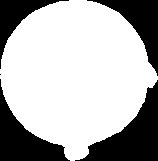
#> input picture tests/1/particles/00001.bmp, 158 x 161 px
$ python -i filters.py   (imports and definitions only)   (older library calls are emulated)
#> lines starting #> are read from the running program, lines starting #| are printed output that depends on the picture; after the words box and inside, x2 and y2 are one past the last pixel; in counts of white or black regions, pixels touching at a corner belong together
#> `picture = cv2.imread('../tests/1/particles/00001.bmp', cv2.IMREAD_GRAY..`: picture: shape (161, 158); 69.5% white; 5 black regions (1 under 20 px), largest, box (x1, y1, x2, y2) and area: (75, 80, 158, 161) 2739, (0, 79, 70, 161) 2137, (87, 0, 158, 76) 1710, (0, 0, 69, 69) 1173
### code/utilities.py
import cv2
import numpy as np
from matplotlib import pyplot as plt
#from skimage.draw import line_aa


class ImageUtilities:
    @staticmethod
    def pad_image(img, padding_size, zeros=True):
        """
        Creates new image with specified padding
        :param img: Image to pad
        :param padding_size: Size of pad
        :param zeros: If true, padded with zeros, else with ones
        :return: New, padded image
        """
#> called with padding_size = 1, zeros = True
        fun = np.zeros if zeros else np.ones
        padded = fun((img.shape[0] + 2 * padding_size, img.shape[1] + 2 * padding_size))
        padded[padding_size:-padding_size, padding_size:-padding_size] = img
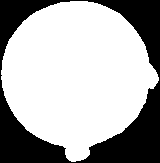
#> padded: shape (163, 160) float64; 67.8% white; 1 black region, box (x1, y1, x2, y2) and area: (0, 0, 160, 163) 8402
        return padded

    # [57 lines left out: functions show_contours_in_image, draw_contour, normal_hist, prefixsum, histeq, not called in this run]

### code/filters.py
import numpy as np
import cv2

from utilities import ImageUtilities
from config import Config


class Filters:
    @staticmethod
    def convolve2d(img, kernel):
        """
        Performs convolution in 2D array.
        :param img: numpy 2D array: input array
        :param kernel: array 3x3: convolution kernel
        :return: numpy 2D array: result of convolution, image has same shape as input
        """

        kernel = np.flip(kernel, 0)
        kernel = np.flip(kernel, 1)

        output = np.zeros(img.shape)

        window_size = 3

        padded_input = ImageUtilities.pad_image(img, 1)

        h, w = img.shape
#> h = 161; w = 158
        for x in range(0, w):
            for y in range(0, h):
                window = padded_input[y:y+window_size, x:x+window_size]
                window = np.multiply(window, kernel)
                output[y, x] = window.sum()
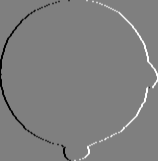
#> output: shape (161, 158) float64; min -4080, max 4080, mean 0.8; drawn with min black and max white

        return output


    # [30 lines left out: function median_filter, not called in this run]

    @staticmethod
    def scharr(img):
        if Config.USE_CV2_FILTERS:
            grad_x = cv2.Scharr(img, cv2.CV_64F, 1, 0) / 16
            grad_y = cv2.Scharr(img, cv2.CV_64F, 0, 1) / 16
            return np.sqrt(grad_x ** 2 + grad_y ** 2)

        horizontal_k = np.array([[-3, 0, 3], [-10, 0, 10], [-3, 0, 3]])
        vertical_k = np.array([[-3, -10, -3], [0, 0, 0], [3, 10, 3]])

        grad_x = Filters.convolve2d(img, horizontal_k) / 16
        grad_y = Filters.convolve2d(img, vertical_k) / 16
#> after the loop in convolve2d (call 2), `for x in range(0, w):`:
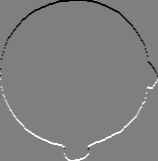
#> output: shape (161, 158) float64; min -4080, max 4080, mean 2.1; drawn with min black and max white
        return np.sqrt(grad_x ** 2 + grad_y ** 2)
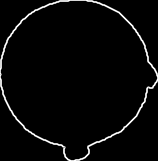
#> returned value: shape (161, 158) float64; min 0, max 300.7, mean 9.8; drawn with min black and max white

    # [16 lines left out: function threshold, not called in this run]

# usage:
#output = median_filter(input, 3)
#print(output)

>>> import cv2
>>> picture = cv2.imread('../tests/1/particles/00001.bmp', cv2.IMREAD_GRAYSCALE)
>>> result = Filters().scharr(picture)

$ run again, on tests/1/particles/00002.tif
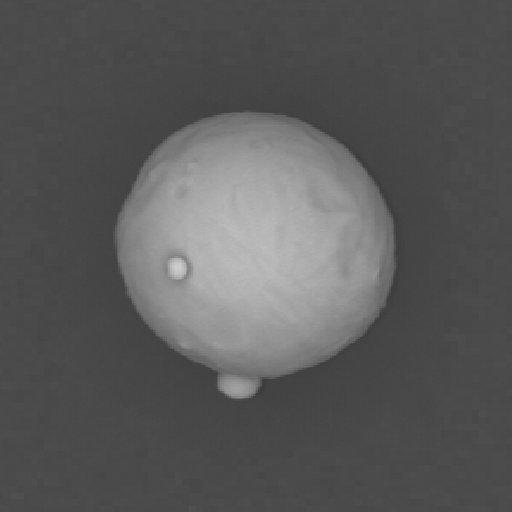
#> input picture tests/1/particles/00002.tif, 512 x 512 px
#> picture is the input picture: shape (512, 512); min 60, max 205, mean 89.5
#> after the loop in convolve2d (call 2), `for x in range(0, w):`:
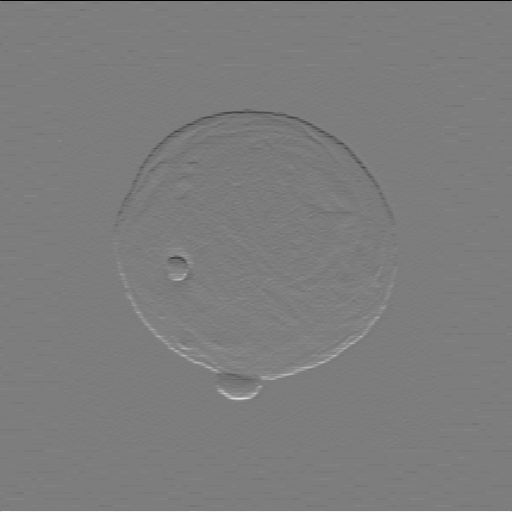
#> output: shape (512, 512) float64; min -1232, max 1280, mean 0; drawn with min black and max white
#> in scharr, `return np.sqrt(grad_x ** 2 + grad_y ** 2)`:
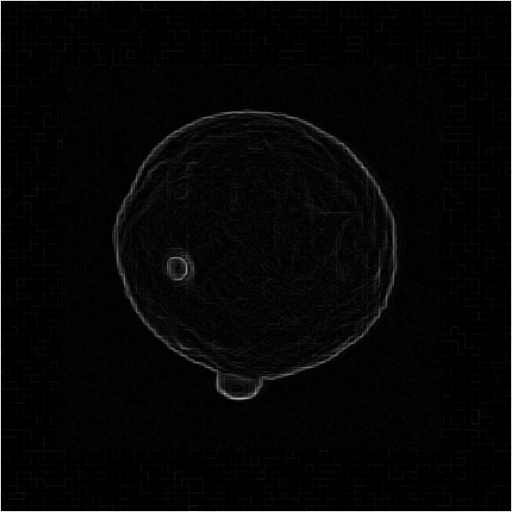
#> returned value: shape (512, 512) float64; min 0, max 87.33, mean 2.1; drawn with min black and max white
